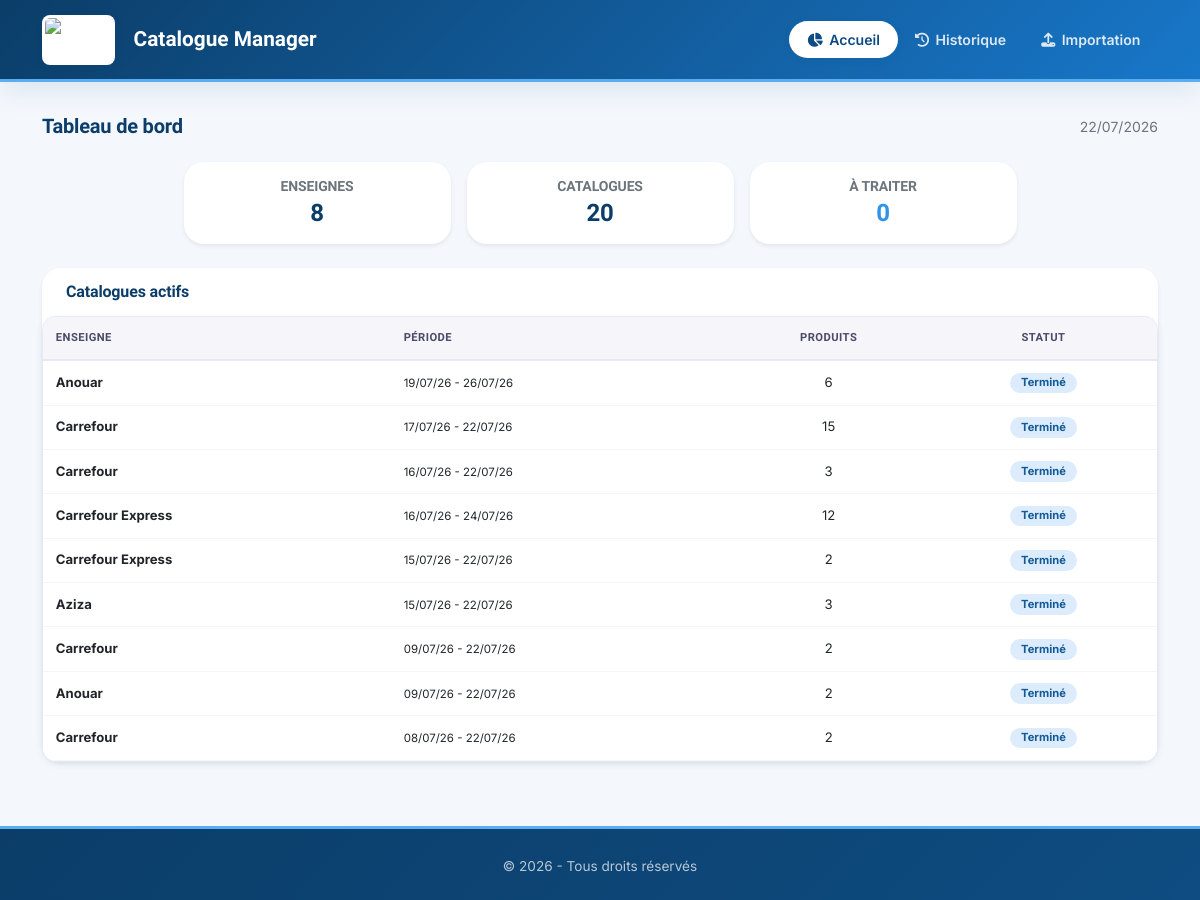
Before: / with the older database file.
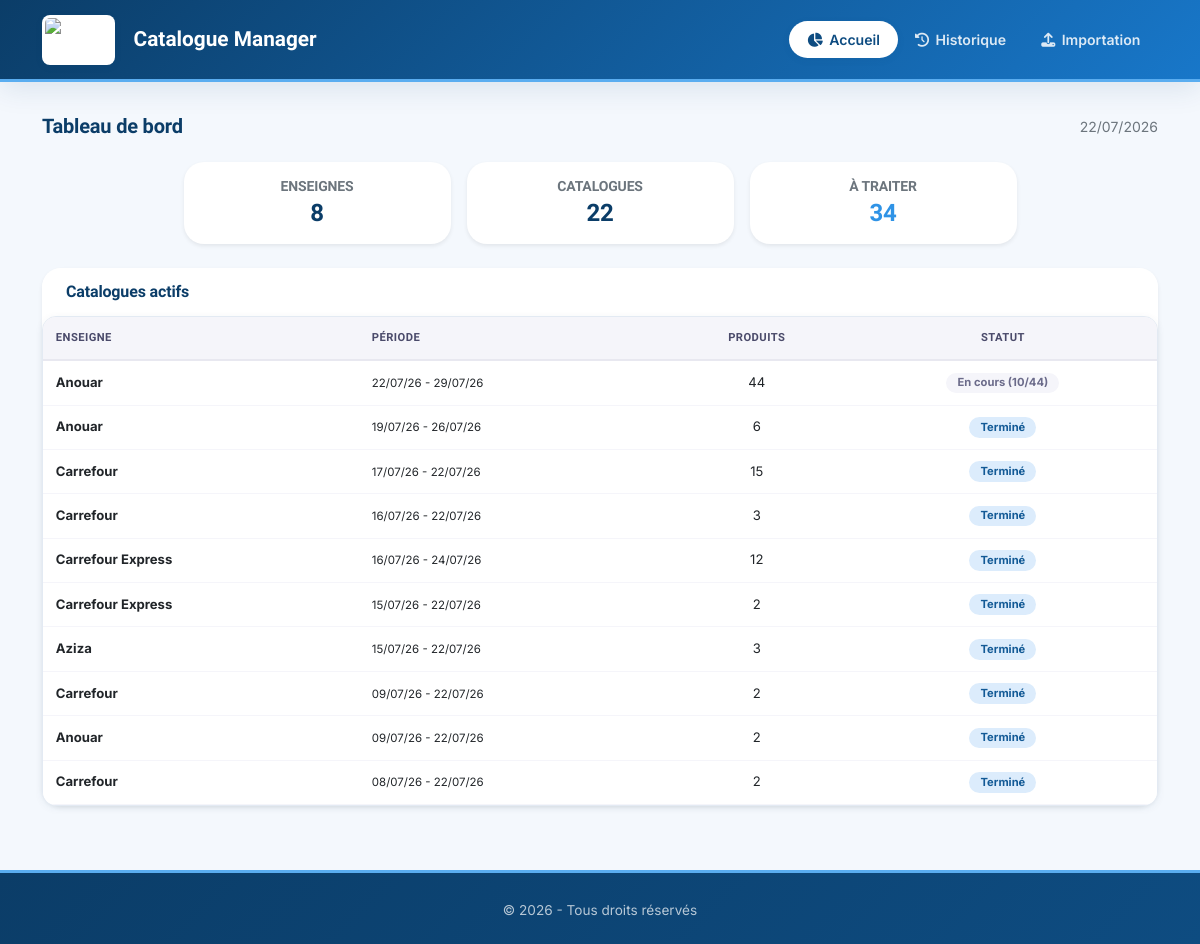
After: the same page with the newer database file.
### catalogue_app/models.py (models this page shows, shortened)
class Catalogue(models.Model):
    enseigne = models.ForeignKey(Enseigne, on_delete=models.CASCADE, verbose_name="Enseigne")
    date_debut = models.DateField(verbose_name="Date de début")
    date_fin = models.DateField(verbose_name="Date de fin")
    date_upload = models.DateTimeField(auto_now_add=True, verbose_name="Date d'upload")
    image_path = models.CharField(max_length=255, blank=True, null=True, verbose_name="Chemin de l'image")
    note = models.CharField(
        max_length=255,
        blank=True,
        null=True,
        verbose_name="Note (ex: Saint Valentin, Noël, Eid...)"
    )
    class Meta:
        unique_together = ['enseigne', 'date_debut', 'date_fin']
        verbose_name = "Catalogue"
        verbose_name_plural = "Catalogues"
        ordering = ['-date_upload']

class Enseigne(models.Model):
    ENSEIGNE_CHOICES = [
        ('MG', 'MG'),
        ('Carrefour', 'Carrefour'),
        ('Carrefour Market', 'Carrefour Market'),
        ('Carrefour Express', 'Carrefour Express'),
        ('Aziza', 'Aziza'),
        ('Anouar', 'Anouar'),
        ('Géant', 'Géant'),
        ('Monoprix', 'Monoprix'),
        ('autre', 'Autre'),
    ]
    nom = models.CharField(
        max_length=50,
        choices=ENSEIGNE_CHOICES,
        default='autre',
        verbose_name="Nom de l'enseigne"
    )
    created_at = models.DateTimeField(auto_now_add=True)
    class Meta:
        verbose_name = "Enseigne"
        verbose_name_plural = "Enseignes"
        ordering = ['nom']

### catalogue_app/views.py (the view)
# urls.py: path('', views.index, name='index'),
def index(request):
    from django.db.models import Count, Q
    from datetime import datetime
    supprimer_catalogues_vides()
    total_catalogues = Catalogue.objects.count()
    total_produits_sauvegardes = Produit.objects.filter(est_sauvegarde=True).count()
    total_enseignes = Enseigne.objects.count()
    produits_a_traiter = Produit.objects.filter(est_sauvegarde=False).count()
    catalogues_actifs = Catalogue.objects.filter(
        date_fin__gte=datetime.now().date()
    ).annotate(
        nb_produits=Count('produits'),
        nb_sauvegardes=Count('produits', filter=Q(produits__est_sauvegarde=True)),
        nb_non_sauvegardes=Count('produits', filter=Q(produits__est_sauvegarde=False))
    ).filter(
        nb_produits__gt=0
    ).order_by('-date_debut')
    context = {
        'total_catalogues': total_catalogues,
        'total_produits_sauvegardes': total_produits_sauvegardes,
        'total_enseignes': total_enseignes,
        'produits_a_traiter': produits_a_traiter,
        'catalogues_actifs': catalogues_actifs,
    }
    return render(request, 'index.html', context)

### catalogue_app/views.py (called while the page is built)
def supprimer_catalogues_vides():
    from django.db import models
    catalogues_vides = Catalogue.objects.annotate(
        nb_produits=models.Count('produits')
    ).filter(nb_produits=0)
    count = catalogues_vides.count()
    if count > 0:
        for c in catalogues_vides:
            print(f"🗑️ Suppression du catalogue vide ID {c.id} - {c.enseigne.nom}")
            c.delete()
        print(f"✅ {count} catalogues vides supprimés")
    return count

### catalogue_app/templates/index.html
{% extends 'base.html' %}
{% load static %}
{% block content %}
<div class="d-flex justify-content-between align-items-center mb-4">
    <h5 class="fw-bold mb-0">
        Tableau de bord
    </h5>
    <span class="text-muted small">{% now "d/m/Y" %}</span>
</div>
<div class="row g-3 mb-4 justify-content-center">
    <div class="col-md-3 col-6">
        <div class="card border-0 shadow-sm">
            <div class="card-body text-center py-3">
                <h6 class="text-muted small text-uppercase mb-1">Enseignes</h6>
                <h4 class="fw-bold mb-0">{{ total_enseignes|default:0 }}</h4>
            </div>
        </div>
    </div>
    <div class="col-md-3 col-6">
        <div class="card border-0 shadow-sm">
            <div class="card-body text-center py-3">
                <h6 class="text-muted small text-uppercase mb-1">Catalogues</h6>
                <h4 class="fw-bold mb-0">{{ total_catalogues|default:0 }}</h4>
            </div>
        </div>
    </div>
    <div class="col-md-3 col-6">
        <div class="card border-0 shadow-sm">
            <div class="card-body text-center py-3">
                <h6 class="text-muted small text-uppercase mb-1">À traiter</h6>
                <h4 class="fw-bold mb-0" style="color: #2f93e6;">{{ produits_a_traiter|default:0 }}</h4>
            </div>
        </div>
    </div>
</div>
<div class="card border-0 shadow-sm">
    <div class="card-header bg-white border-0">
        <h6 class="fw-bold mb-0">
            Catalogues actifs
        </h6>
    </div>
    <div class="card-body p-0">
        {% if catalogues_actifs %}
            <div class="table-responsive">
                <table class="table table-hover mb-0">
                    <thead>
                        <tr>
                            <th>Enseigne</th>
                            <th>Période</th>
                            <th class="text-center">Produits</th>
                            <th class="text-center">Statut</th>
                        </tr>
                    </thead>
                    <tbody>
                        {% for catalogue in catalogues_actifs %}
                        <tr>
                            <td><strong>{{ catalogue.enseigne.nom }}</strong></td>
                            <td>
                                <small>
                                    {{ catalogue.date_debut|date:"d/m/y" }} - {{ catalogue.date_fin|date:"d/m/y" }}
                                </small>
                            </td>
                            <td class="text-center">{{ catalogue.nb_produits }}</td>
                            <td class="text-center">
                                {% if catalogue.nb_non_sauvegardes == 0 %}
                                    <span class="badge bg-success">Terminé</span>
                                {% elif catalogue.nb_sauvegardes == 0 %}
                                    <span class="badge bg-danger">Non traité</span>
                                {% else %}
                                    <span class="badge bg-warning text-dark">En cours ({{ catalogue.nb_sauvegardes }}/{{ catalogue.nb_produits }})</span>
                                {% endif %}
                            </td>
                        </tr>
                        {% endfor %}
                    </tbody>
                </table>
            </div>
        {% else %}
            <div class="text-center py-4 text-muted">
                <i class="fas fa-box-open fa-2x mb-2"></i>
                <p class="mb-0">Aucun catalogue actif</p>
            </div>
        {% endif %}
    </div>
</div>
{% endblock %}

Changed rows visible on the page:
added Catalogue: enseigne.nom "Anouar", date_debut "22/07/26", date_fin "29/07/26", nb_produits "44", nb_sauvegardes "10"
Other visible differences:
{{ total_catalogues|default:0 }}: "20" → "22"
{{ produits_a_traiter|default:0 }}: "0" → "34"
